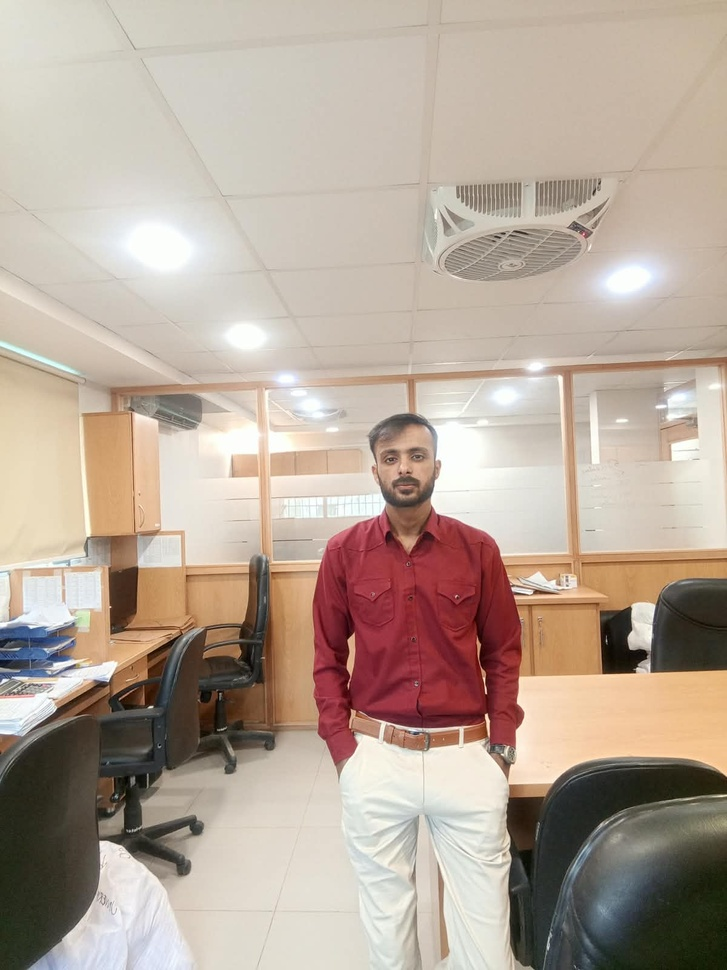
#> input picture Filtering/MyImg.jpeg, 727 x 970 px, shrunk from 1200 x 1600 before the run
$ jupyter execute image_filtering.ipynb
#> lines starting #> are read from the running program, lines starting #| are printed output that depends on the picture; long printed decimals are rounded
[cell 1]
import numpy as np
import matplotlab.pyplot as plt

from PIL import image
from scipy import ndimage

[cell 2]
import numpy as np
import matplotlib.pyplot as plt

from PIL import Image
from scipy import ndimage

[cell 3]
image = Image.open("MyImg.jpeg")
#> image is the input picture: PIL image 727x970 RGB; mean R, G, B 182.4, 166.3, 153

print("Image mode:", image.mode)
#| Image mode: RGB
print("Image size:", image.size)
#| Image size: (727, 970)

[cell 4]
plt.imshow(image)
plt.axis("off")
plt.show()

[cell 5]
gray_image = image.convert("L")
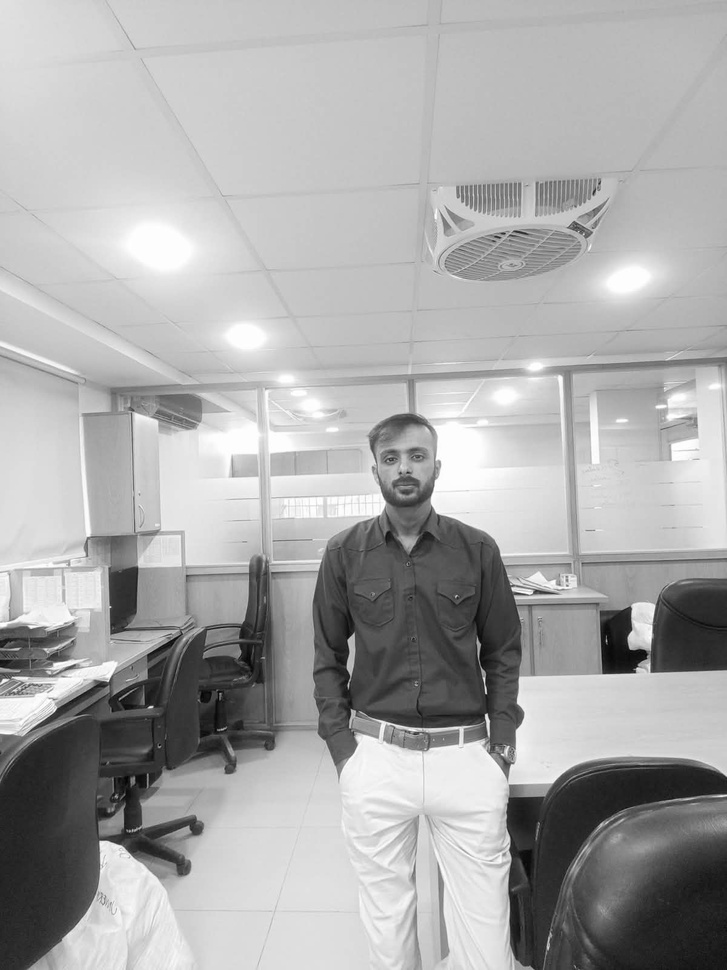
#> gray_image: PIL image 727x970 L; min 3, max 255, mean 169.6

[cell 6]
plt.imshow(image)
plt.axis("off")
plt.show()

[cell 7]
plt.imshow(gray_image, cmap="gray")
plt.axis("off")
plt.show()

[cell 8]
gray_array = np.array(gray_image)

[cell 9]
print("Array shape:", gray_array.shape)
#| Array shape: (970, 727)
print("Data type:", gray_array.dtype)
#| Data type: uint8

[cell 10]
print(gray_array[:5, :5])
#| [[224 224 224 224 224]
#|  [224 224 224 224 224]
#|  [224 224 224 224 224]
#|  [224 224 224 224 224]
#|  [224 224 224 224 224]]

[cell 11]
average_kernel = np.array([
    [1, 1, 1],
    [1, 1, 1],
    [1, 1, 1]
])

print(average_kernel)

[cell 12]
average_filtered = ndimage.convolve(
    gray_array,
    average_kernel,
    mode="constant",
    cval=0
)
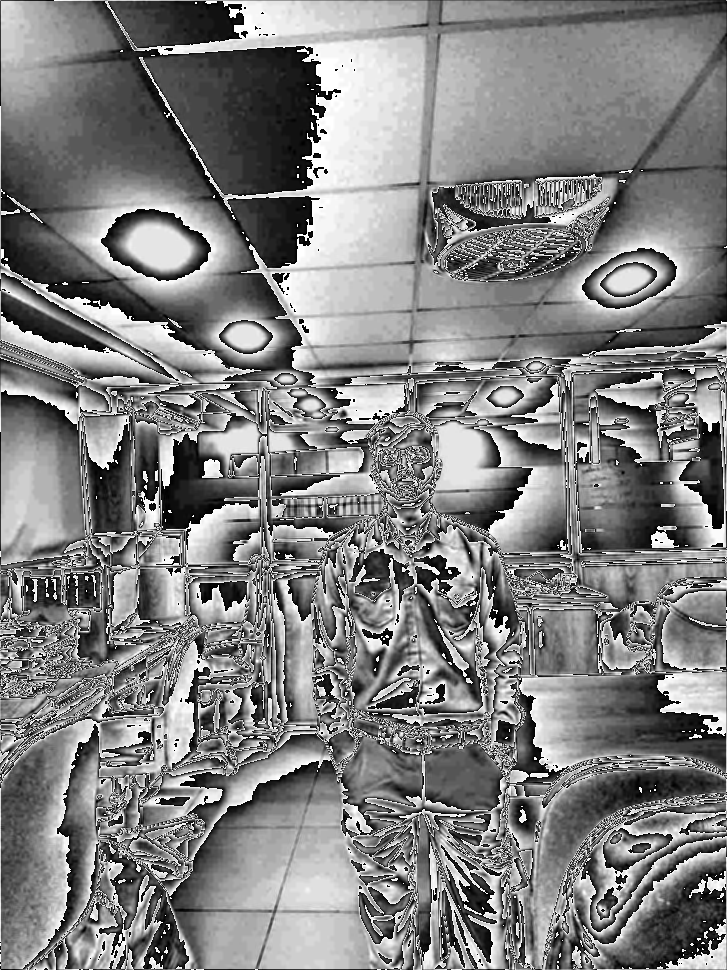
#> average_filtered: shape (970, 727); min 0, max 255, mean 128.4

[cell 13]
average_filtered = average_filtered / 9

[cell 14]
plt.imshow(average_filtered, cmap="gray")
plt.axis("off")
plt.show()

[cell 15]
print("Minimum:", average_filtered.min())
#| Minimum: 0.0
print("Maximum:", average_filtered.max())
#| Maximum: 28.333
print("Data type:", average_filtered.dtype)
#| Data type: float64

[cell 16]
print(average_filtered[:5, :5])
#| [[14.222  7.111  7.111  7.111  7.111]
#|  [ 7.111 24.889 24.889 24.889 24.889]
#|  [ 7.111 24.889 24.889 24.889 24.889]
#|  [ 7.111 24.889 24.889 24.889 24.889]
#|  [ 7.111 24.889 24.889 24.889 24.889]]

[cell 17]
gray_array_float = gray_array.astype(np.float32)

print("Data type:", gray_array_float.dtype)
#| Data type: float32

[cell 18]
average_filtered = ndimage.convolve(
    gray_array_float,
    average_kernel,
    mode="constant",
    cval=0
)

average_filtered = average_filtered / 9

[cell 19]
print("Minimum:", average_filtered.min())
#| Minimum: 6.556
print("Maximum:", average_filtered.max())
#| Maximum: 254.333
print("Data type:", average_filtered.dtype)
#| Data type: float32
print(average_filtered[:5, :5])
#| [[ 99.556 149.333 149.333 149.333 149.333]
#|  [149.333 224.      224.      224.      224.     ]
#|  [149.333 224.      224.      224.      224.     ]
#|  [149.333 224.      224.      224.      224.     ]
#|  [149.333 224.      224.      224.      224.     ]]

[cell 20]
plt.imshow(average_filtered, cmap="gray")
plt.axis("off")
plt.show()

[cell 21]
weighted_kernel = np.array([
    [1, 2, 1],
    [2, 4, 2],
    [1, 2, 1]
])

[cell 22]
print("Kernel sum:", weighted_kernel.sum())

[cell 23]
weighted_filtered = ndimage.convolve(
    gray_array_float,
    weighted_kernel,
    mode="constant",
    cval=0
)

weighted_filtered = weighted_filtered / weighted_kernel.sum()

[cell 24]
print("Minimum:", weighted_filtered.min())
#| Minimum: 5.875
print("Maximum:", weighted_filtered.max())
#| Maximum: 254.5
print("Data type:", weighted_filtered.dtype)
#| Data type: float32
print(weighted_filtered[:5, :5])
#| [[126. 168. 168. 168. 168.]
#|  [168. 224. 224. 224. 224.]
#|  [168. 224. 224. 224. 224.]
#|  [168. 224. 224. 224. 224.]
#|  [168. 224. 224. 224. 224.]]

[cell 25]
plt.imshow(weighted_filtered, cmap="gray")
plt.axis("off")
plt.show()

[cell 26]
laplacian_kernel = np.array([
    [0, 1, 0],
    [1, -4, 1],
    [0, 1, 0]
])

[cell 27]
laplacian_filtered = ndimage.convolve(
    gray_array_float,
    laplacian_kernel,
    mode="constant",
    cval=0
)
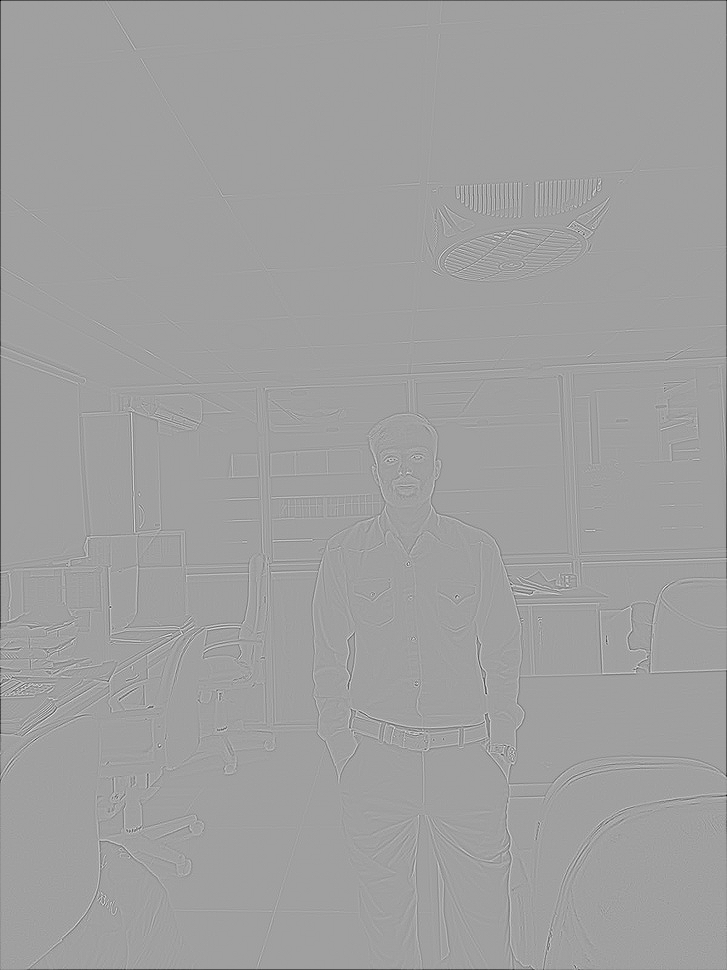
#> laplacian_filtered: shape (970, 727) float32; min -448, max 265, mean -0.8; drawn with min black and max white

[cell 28]
print("Minimum:", laplacian_filtered.min())
#| Minimum: -448.0
print("Maximum:", laplacian_filtered.max())
#| Maximum: 265.0
print("Data type:", laplacian_filtered.dtype)
#| Data type: float32

[cell 29]
plt.imshow(laplacian_filtered, cmap="gray")
plt.axis("off")
plt.show()

[cell 30]
laplacian_filtered = ndimage.convolve(
    gray_array_float,
    laplacian_kernel,
    mode="reflect"
)

[cell 31]
print("Minimum:", laplacian_filtered.min())
#| Minimum: -330.0
print("Maximum:", laplacian_filtered.max())
#| Maximum: 265.0
print("Data type:", laplacian_filtered.dtype)
#| Data type: float32

[cell 32]
laplacian_display = np.abs(laplacian_filtered)
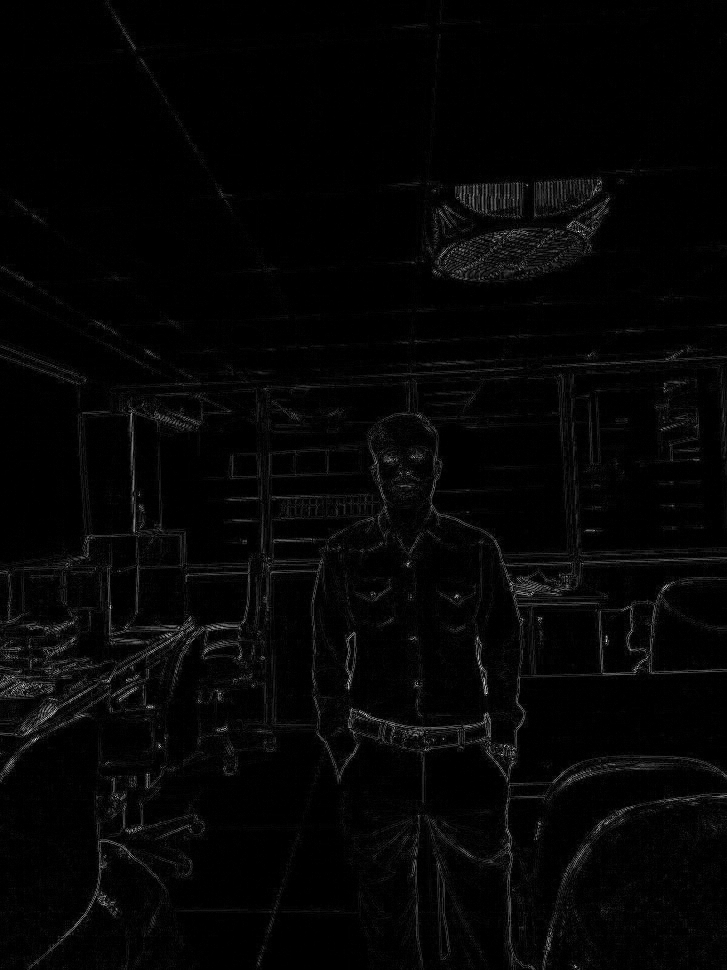
#> laplacian_display: shape (970, 727) float32; min 0, max 330, mean 7.1; drawn with min black and max white

plt.imshow(laplacian_display, cmap="gray")
plt.axis("off")
plt.show()
